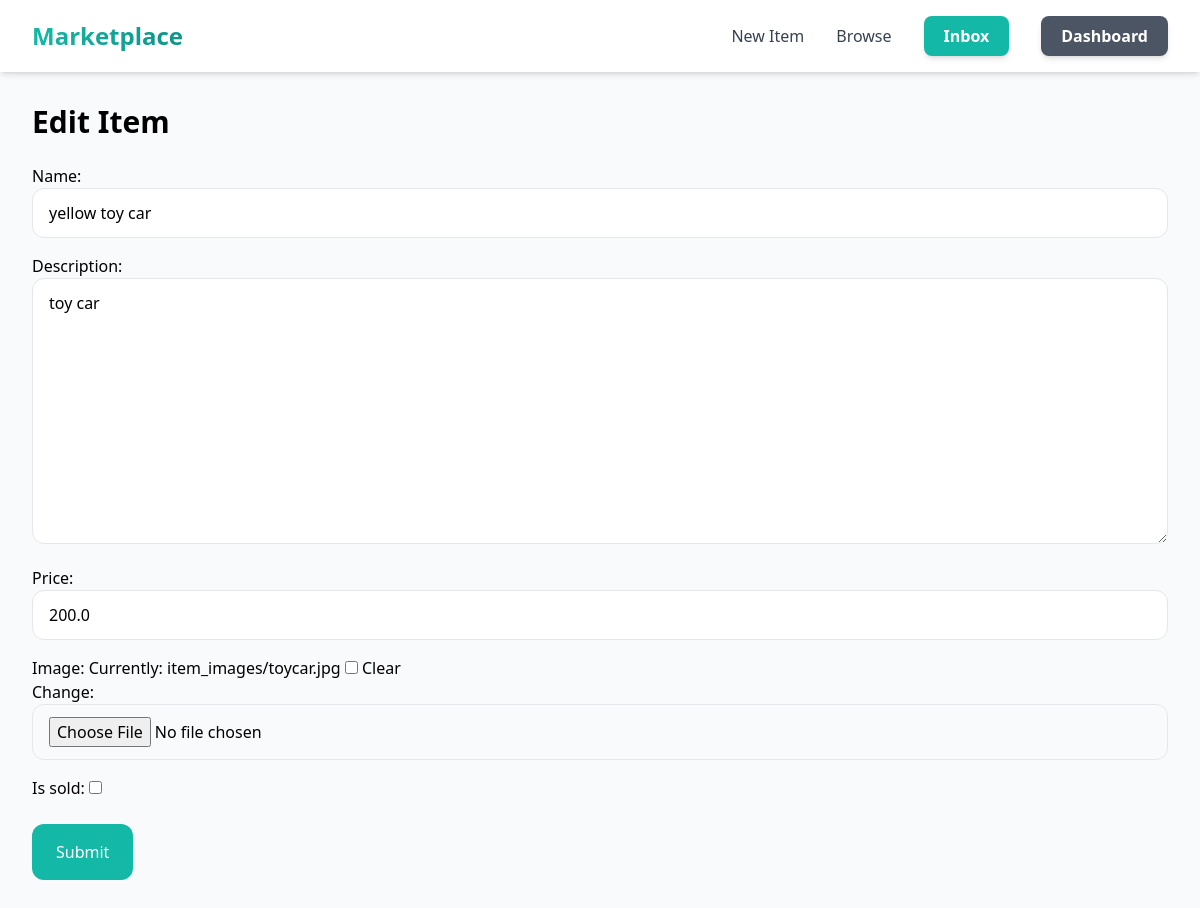
The page /items/3/edit/ (signed in) on the database its author committed.
### item/models.py (models this page shows, shortened)
class item(models.Model):
    category = models.ForeignKey(category, related_name='items', on_delete=models.CASCADE)
    name= models.CharField(max_length=255)
    description = models.TextField(blank=True, null=True)
    price = models.FloatField()
    image = models.ImageField(upload_to='item_images', blank=True, null=True)
    is_sold = models.BooleanField(default=False)
    created_at = models.DateTimeField(auto_now_add=True)
    created_by = models.ForeignKey(User, related_name='items', on_delete=models.CASCADE)

### item/views.py (the view)
# urls.py: path('<int:pk>/edit/', views.edit, name='edit'),
@login_required
def edit(request, pk):
    item_to_edit = get_object_or_404(item, pk=pk, created_by=request.user)
    if request.method == 'POST':
        form = EditItemForm(request.POST, request.FILES, instance=item_to_edit)
        if form.is_valid():
            form.save()
            return redirect('item:detail', pk=item_to_edit.id)
    else:
        form = EditItemForm(instance=item_to_edit)
    return render(request, 'item/form.html', {'form': form, 'title': 'Edit Item'})

### item/forms.py
class EditItemForm(forms.ModelForm):
    class Meta:
        model = item
        fields = ['name', 'description', 'price', 'image', 'is_sold']
        widgets = {
            'name': forms.TextInput(attrs={'class': 'w-full px-4 py-3 rounded-xl border'}),
            'description': forms.Textarea(attrs={'class': 'w-full px-4 py-3 rounded-xl border'}),
            'price': forms.NumberInput(attrs={'class': 'w-full px-4 py-3 rounded-xl border'}),
            'image': forms.ClearableFileInput(attrs={'class': 'w-full px-4 py-3 rounded-xl border'}),
        }

### item/templates/item/form.html (shortened to what this page needs)
{% extends "core/base.html" %}
{% block content %}
<h1 class="mb-6 text-3xl font-bold">{{title}}</h1>
<form method="post" action="." enctype="multipart/form-data">
    <div class="space-y-4">
        {{form.as_p}}
    </div>
        <button type="submit" class=" mt-6 py-4 px-6 bg-teal-500 text-white rounded-xl hover:bg-teal-700"> Submit </button>
</form>
{% endblock %}

### rows shown on the page
item: name "yellow toy car", description "toy car", price "200.0"

### other values the page prints
{{ title }} "Edit Item"
